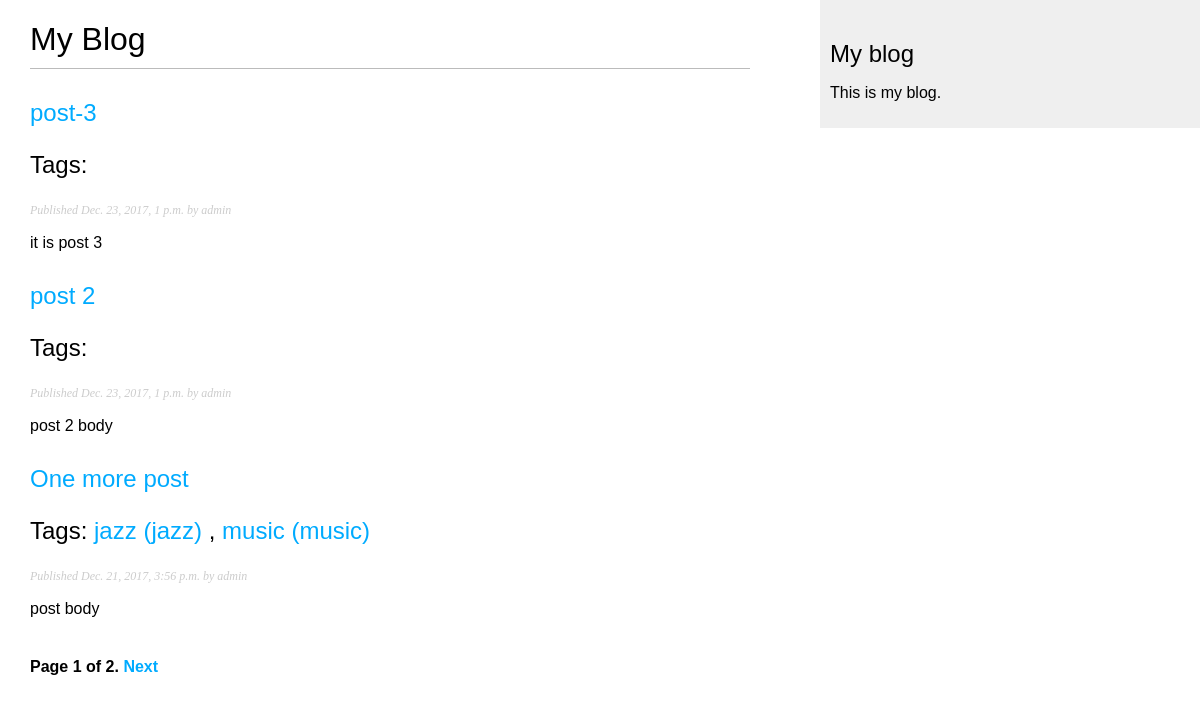
Screenshot of /blog/ with the database file from the repository.
### blog/models.py (models this page shows, shortened)
class Post(models.Model):
    STATUS_CHOICES = (
        ('draft', 'Draft'),
        ('published', 'Published'),
    )
    title = models.CharField(max_length=250)
    slug = models.SlugField(max_length=250, unique_for_date='publish')
    author = models.ForeignKey(User, related_name='blog_posts')
    body = models.TextField()
    publish = models.DateTimeField(default=timezone.now)
    created = models.DateTimeField(auto_now_add=True)
    updated = models.DateTimeField(auto_now=True)
    status = models.CharField(max_length=10, choices=STATUS_CHOICES, default='draft')
    objects = models.Manager()
    published = PublishedManager()
    tags = TaggableManager()
    class Meta:
        ordering = ('-publish',)
    def get_absolute_url(self):
        return reverse('blog:post_detail',
                        args=[self.publish.year,
                        self.publish.strftime('%m'),
                        self.publish.strftime('%d'),
                        self.slug])

### blog/views.py (the view)
# urls.py: url(r'^tag/(?P<tag_slug>[-\w]+)/$', views.post_list, name='post_list_by_tag'),
def post_list(request, tag_slug=None):
    object_list = Post.published.all()
    tag = None
    if tag_slug:
        tag = get_object_or_404(Tag, slug=tag_slug)
        object_list = object_list.filter(tags__in=[tag])
    paginator = Paginator(object_list, 3)
    currentpage = request.GET.get('page')
    try:
        posts = paginator.page(currentpage)
    except PageNotAnInteger:
        posts = paginator.page(1)
    except EmptyPage:
        posts = paginator.page(paginator.num_pages)
    return render(request,\
                    'blog/post/list.html',\
                    {'posts': posts,\
                    'currentpage': currentpage,\
                    'tag': tag})

### blog/models.py (called while the page is built)
    def get_queryset(self):
        return super(PublishedManager, self)\
                    .get_queryset()\
                    .filter(status='published')

### blog/templates/blog/post/list.html (shortened to what this page needs)
{% extends "blog/base.html" %}
   {% block content %}
     <h1>My Blog</h1>
     {% for post in posts %}
       <h2>
         <a href="{{ post.get_absolute_url }}">
           {{ post.title }}
         </a>
         <p class="tags">
           Tags: {% for tag in post.tags.all %}
                  <a href="{% url "blog:post_list_by_tag" tag.slug %}">{{tag.name}} ({{tag.slug}})</a>
                  {% if not forloop.last %},{% endif %}
                 {% endfor %}
          </p>
       </h2>
       <p class="date">
         Published {{ post.publish }} by {{ post.author }}
       </p>
       {{ post.body|truncatewords:"30"|linebreaks }}
     {% endfor %}
     {% include "pagination.html" with myPiginationObj=posts %}
   {% endblock %}

### blog/templates/blog/base.html (shortened to what this page needs)
{% load staticfiles %}
<!DOCTYPE html>
<html>
<head>
    <link href="{% static "css/blog.css" %}" rel="stylesheet">
</head>
<body>
    <div id="content">
    {% block content %}
    {% endblock %}
    </div>
    <div id="sidebar">
    <h2>My blog</h2>
        <p>This is my blog.</p>
    </div>
</body>
</html>

### blog/templates/pagination.html (shortened to what this page needs)
<div class="pagination">
    <span class="step-links">
        <span class="current">
            Page {{ myPiginationObj.number }} of {{ myPiginationObj.paginator.num_pages }}.
        </span>
        {% if myPiginationObj.has_next %}
            <a href="?page={{ myPiginationObj.next_page_number }}">Next</a>
        {% endif %}
    </span>
</div>

### blog/static/css/blog.css (style rules this page uses)
body { margin:0; padding:0; font-family:helvetica, sans-serif; }
a { color:#00abff; text-decoration:none; }
h1 { font-weight:normal; border-bottom:1px solid #bbb; padding:0 0 10px 0; }
h2 { font-weight:normal; margin:30px 0 0; }
#content { float:left; width:60%; padding:0 0 0 30px; }
#sidebar { float:right; width:30%; padding:10px; background:#efefef; height:100%; }
p.date { color:#ccc; font-family: georgia, serif; font-size: 12px; font-style: italic; }
.pagination { margin:40px 0; font-weight:bold; }

### rows the page displays
Post: title "post-3", publish "Dec. 23, 2017, 1 p.m.", author "admin", body "it is post 3"
Post: title "post 2", publish "Dec. 23, 2017, 1 p.m.", author "admin", body "post 2 body"
Post: title "One more post", publish "Dec. 21, 2017, 3:56 p.m.", author "admin", body "post body"
Tag: name "jazz", slug "jazz"
Tag: name "music", slug "music"

### other values shown
{{ myPiginationObj.number }} "1"
{{ myPiginationObj.paginator.num_pages }} "2"
